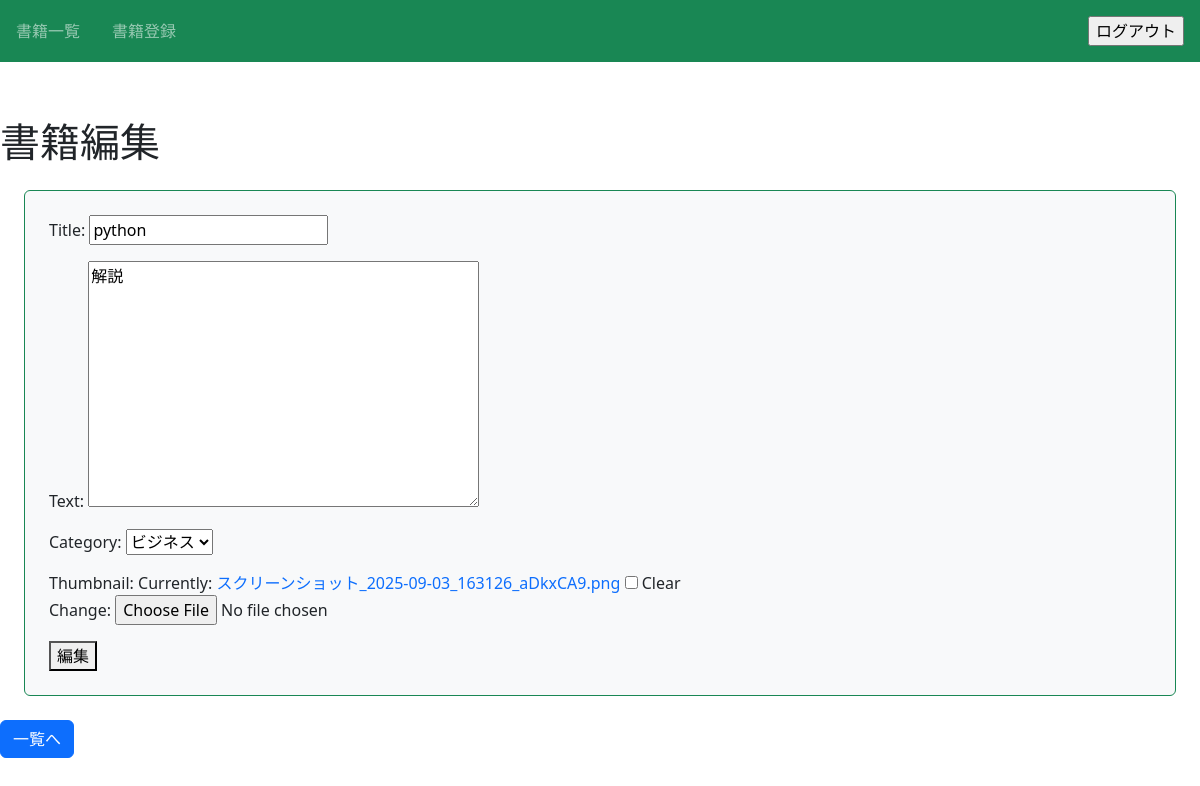
The app's page /book/11/update/ (signed in) with its own data.
### book/models.py (models this page shows, shortened)
class Book(Model):
    title = CharField(max_length=100)
    text = TextField()
    thumbnail = ImageField(null=True, blank=True)
    category = CharField(max_length=100,choices=CATEGORY)
    user = ForeignKey('auth.User',on_delete=CASCADE)

### book/views.py (the view, shortened to what this page needs)
# urls.py: path('book/<int:pk>/update/',UpdateBookView.as_view(),name='update-book'),
class UpdateBookView(LoginRequiredMixin,UpdateView):
    template_name = 'book/book_update.html'
    model = Book
    fields = ('title','text','category','thumbnail')
    def get_object(self, queryset =None):
        obj = super().get_object(queryset)
        if obj.user != self.request.user:
            raise PermissionDenied
        return obj

### book/templates/book/book_update.html (shortened to what this page needs)
{% extends 'base.html' %}
{% block content %}
    <h1>書籍編集</h1>
    <form method="post" enctype="multipart/form-data" class="p-4 m-4 bg-light border border-success rounded form-group">
        {{form.as_p}}
        <button type='submit'>編集</button>
    </form>
    <a href="{% url 'list-book' %}" class="btn btn-primary">一覧へ</a>
{% endblock content %}

### book/static/book/css/style.css (style rules this page uses)
a { text-decoration: none !important; }

### records on screen
Book: title "python", text "解説", category "ビジネス"
